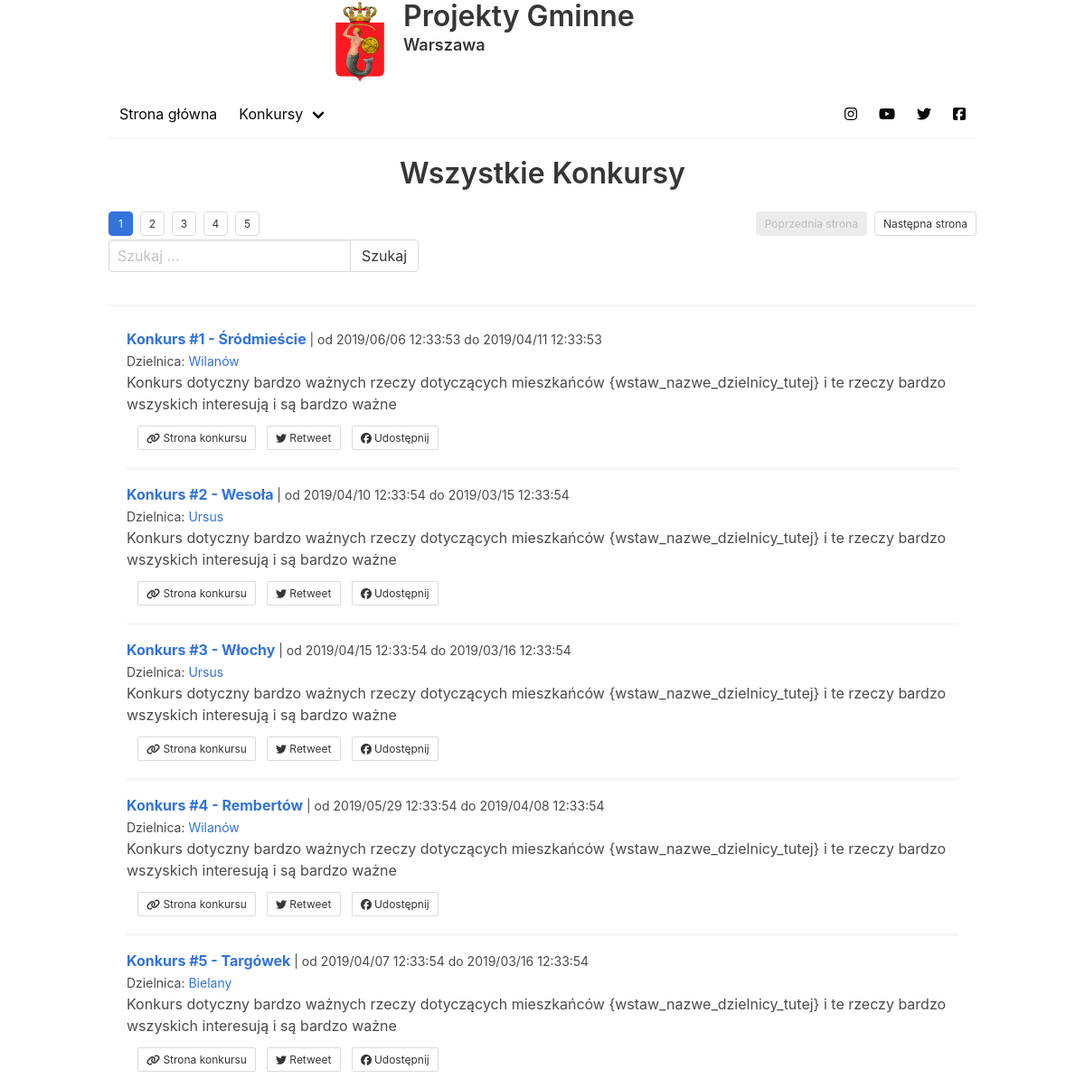
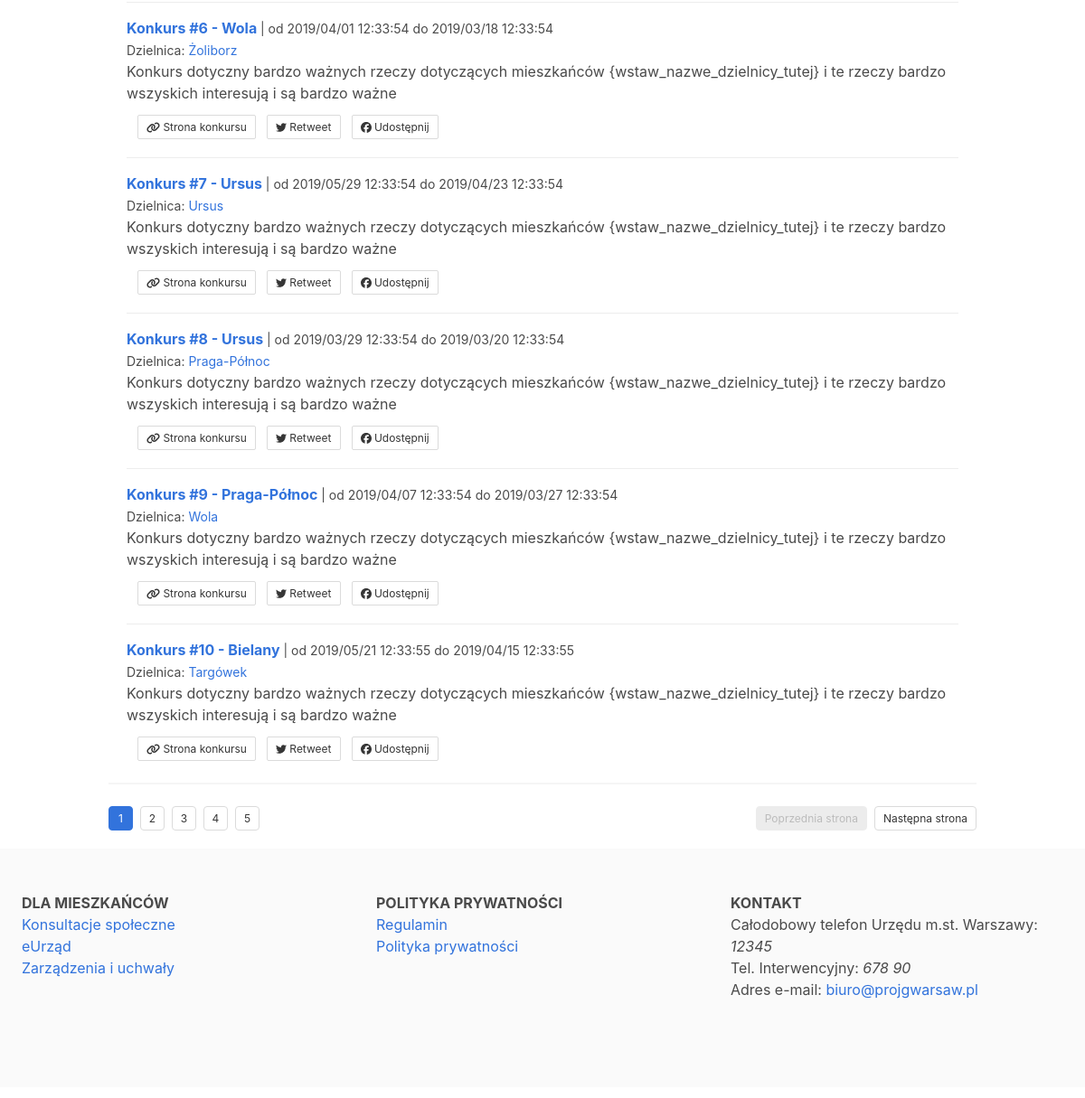
The app's page /konkursy/, older data (2 pictures, top to bottom).
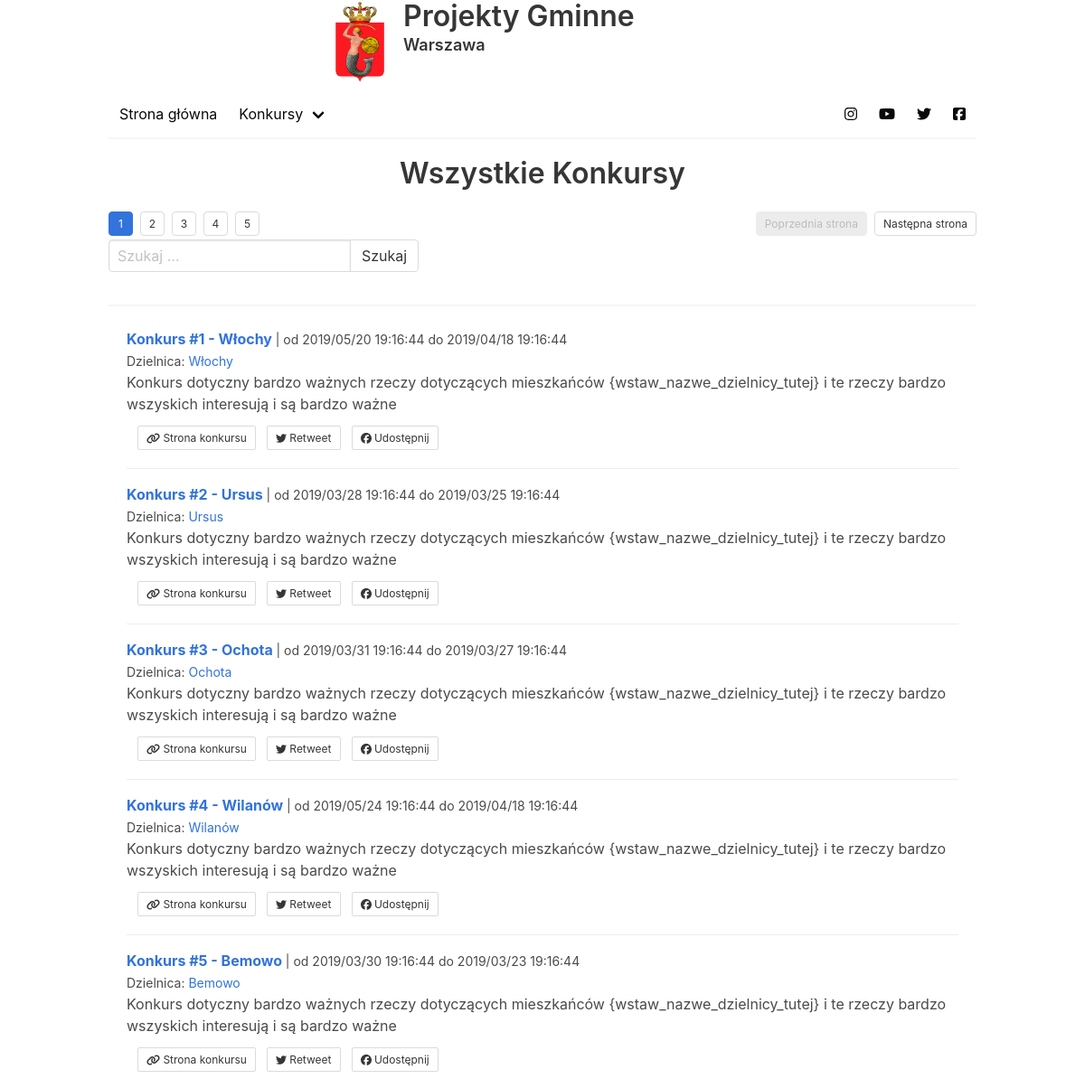
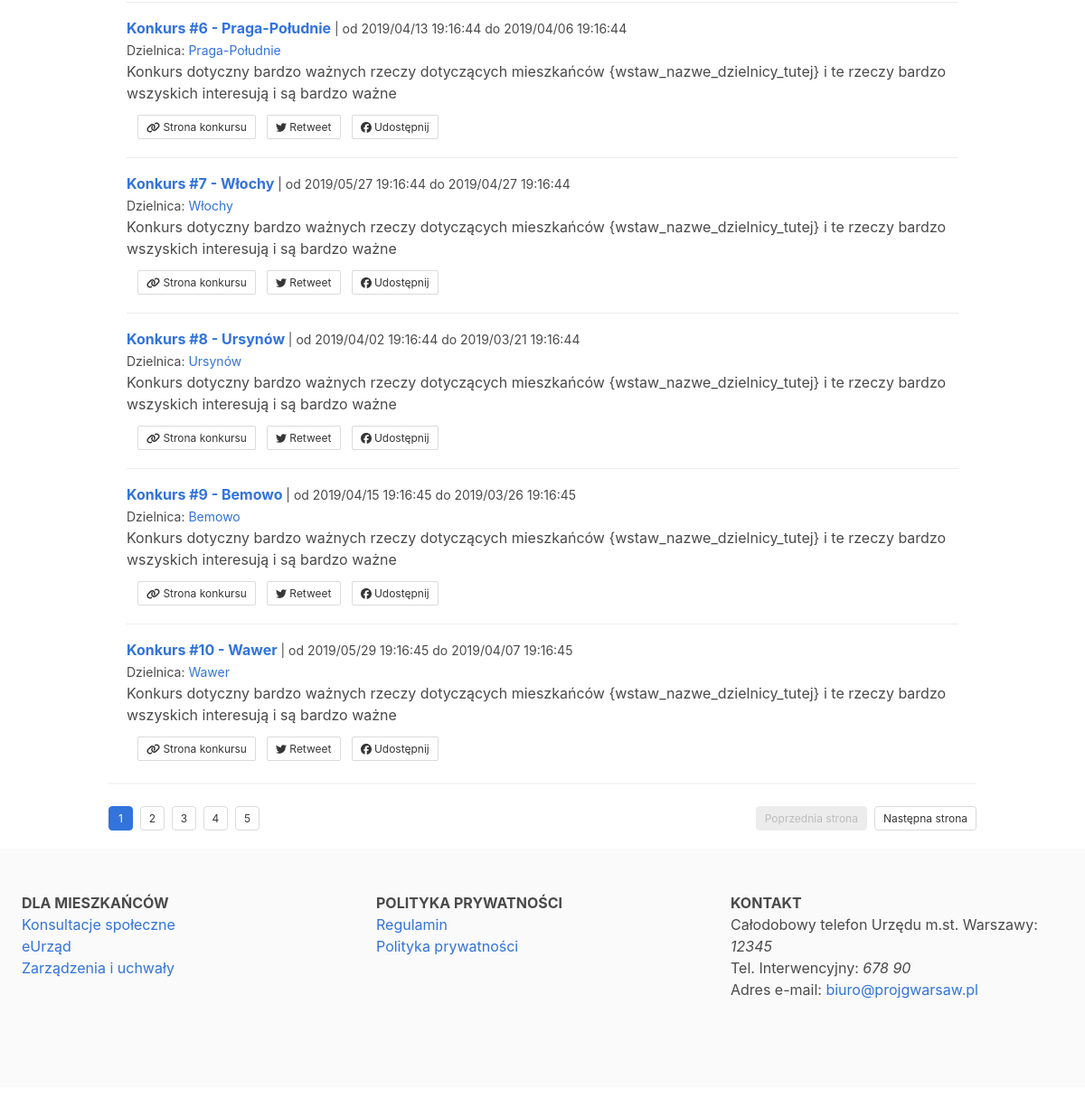
The same page, newer data (2 pictures, top to bottom).
### projekty_gminne/models.py (models this page shows, shortened)
class Konkurs(models.Model):
    class Meta:
        verbose_name_plural = "Konkursy"
    date_added = models.DateTimeField(auto_now_add=True)
    date_modified = models.DateTimeField(auto_now=True)
    dogrywka = models.BooleanField(default=False)
    dzielnica_id = models.ForeignKey(
        'Dzielnica', null=False, on_delete=models.CASCADE)
    date_start = models.DateTimeField(null=False)
    date_finish = models.DateTimeField(null=False)
    name = models.CharField(max_length=256, null=False)
    description = models.TextField(max_length=1024, null=False, blank=False)

class Dzielnica(models.Model):
    class Meta:
        verbose_name_plural = "Dzielnice"
    date_added = models.DateTimeField(auto_now_add=True)
    date_modified = models.DateTimeField(auto_now=True)
    gmina_id = models.ForeignKey(
        'Gmina', null=False, on_delete=models.CASCADE)
    name = models.CharField(max_length=128, null=False)

### projekty_gminne/views.py (the view)
# urls.py: path('', views.WszystkieKonkursyList.as_view(), name="konkursy-wszystkie"),
class WszystkieKonkursyList(generic.ListView):
    template_name = "projekty_gminne/wszystkie_konkursy_list.html"
    model = models.Konkurs
    paginate_by = 10
    title = "Wszystkie Konkursy"
    def get_context_data(self, **kwargs):
        context = super().get_context_data(**kwargs)
        context["title"] = self.title
        return context
    def get_queryset(self):
        try:
            name = self.request.GET['nazwa']
        except Exception as e:
            context = self.model.objects.all()
        else:
            context = self.model.objects.filter(name__icontains=name)
        finally:
            return context

### projekty_gminne/templates/projekty_gminne/wszystkie_konkursy_list.html (shortened to what this page needs)
{% extends '_Main/template.html' %}
{% load staticfiles %}
{% block content %}
<div class="columns">
<div class="column is-mobile">
  <h3 class="title has-text-centered">Wszystkie Konkursy</h3>
  {% include '../include/pagination.html' %}
  {% include '../include/konkurs_search.html' %}
  <hr>
  {% for element in object_list %}
  <article class="media" style="margin: 20px 20px;">
  <div class="media-content">
    <div class="content">
      <p>
        <strong>
          <a href="{% url 'konkurs-detail' pk=element.id %}">{{element.name}}</a>
        </strong>
        <small>| od {{element.date_finish|date:"Y/m/d H:i:s"}} do {{element.date_start|date:"Y/m/d H:i:s"}}</small>
        <br>
        <small>Dzielnica: <a href="#">{{element.dzielnica_id.name}}</a></small>
        <br>
        {{element.description}}
        <br>
      </p>
    </div>
    <nav class="level is-mobile">
      <div class="level-left">
        <a class="level-item">
          <a href="{% url 'konkurs-detail' pk=element.id %}" class="button is-small is-fullwidth">
            <i class="fas fa-link"></i>&nbsp;Strona konkursu
          </a>
        </a>
        <a class="level-item">
          <a href="https://twitter.com" class="button is-small is-fullwidth">
            <i class="fab fa-twitter"></i>&nbsp;Retweet
          </a>
        </a>
        <a class="level-item">
          <a href="https://twitter.com" class="button is-small is-fullwidth">
            <i class="fab fa-facebook"></i>&nbsp;Udostępnij
          </a>
        </a>
      </div>
    </nav>
  </div>
  </article>
  {% endfor %}
  <hr>
  {% include '../include/pagination.html' %}
</div>
</div>
{% endblock %}

Row changes from the older to the newer data that the page shows:
removed Konkurs: name "Konkurs #1 - Śródmieście", date_finish "2019/06/06 12:33:53", date_start "2019/04/11 12:33:53", dzielnica_id.name "Wilanów", description "Konkurs dotyczny bardzo ważnych rzeczy dotyczących mieszkańców {wstaw_nazwe_dzielnicy_tutej} i te rzeczy bardzo wszyskich interesują i są bardzo ważne"
removed Konkurs: name "Konkurs #2 - Wesoła", date_finish "2019/04/10 12:33:54", date_start "2019/03/15 12:33:54", dzielnica_id.name "Ursus", description "Konkurs dotyczny bardzo ważnych rzeczy dotyczących mieszkańców {wstaw_nazwe_dzielnicy_tutej} i te rzeczy bardzo wszyskich interesują i są bardzo ważne"
removed Konkurs: name "Konkurs #3 - Włochy", date_finish "2019/04/15 12:33:54", date_start "2019/03/16 12:33:54", dzielnica_id.name "Ursus", description "Konkurs dotyczny bardzo ważnych rzeczy dotyczących mieszkańców {wstaw_nazwe_dzielnicy_tutej} i te rzeczy bardzo wszyskich interesują i są bardzo ważne"
removed Konkurs: name "Konkurs #4 - Rembertów", date_finish "2019/05/29 12:33:54", date_start "2019/04/08 12:33:54", dzielnica_id.name "Wilanów", description "Konkurs dotyczny bardzo ważnych rzeczy dotyczących mieszkańców {wstaw_nazwe_dzielnicy_tutej} i te rzeczy bardzo wszyskich interesują i są bardzo ważne"
removed Konkurs: name "Konkurs #5 - Targówek", date_finish "2019/04/07 12:33:54", date_start "2019/03/16 12:33:54", dzielnica_id.name "Bielany", description "Konkurs dotyczny bardzo ważnych rzeczy dotyczących mieszkańców {wstaw_nazwe_dzielnicy_tutej} i te rzeczy bardzo wszyskich interesują i są bardzo ważne"
removed Konkurs: name "Konkurs #6 - Wola", date_finish "2019/04/01 12:33:54", date_start "2019/03/18 12:33:54", dzielnica_id.name "Żoliborz", description "Konkurs dotyczny bardzo ważnych rzeczy dotyczących mieszkańców {wstaw_nazwe_dzielnicy_tutej} i te rzeczy bardzo wszyskich interesują i są bardzo ważne"
removed Konkurs: name "Konkurs #7 - Ursus", date_finish "2019/05/29 12:33:54", date_start "2019/04/23 12:33:54", dzielnica_id.name "Ursus", description "Konkurs dotyczny bardzo ważnych rzeczy dotyczących mieszkańców {wstaw_nazwe_dzielnicy_tutej} i te rzeczy bardzo wszyskich interesują i są bardzo ważne"
removed Konkurs: name "Konkurs #8 - Ursus", date_finish "2019/03/29 12:33:54", date_start "2019/03/20 12:33:54", dzielnica_id.name "Praga-Północ", description "Konkurs dotyczny bardzo ważnych rzeczy dotyczących mieszkańców {wstaw_nazwe_dzielnicy_tutej} i te rzeczy bardzo wszyskich interesują i są bardzo ważne"
removed Konkurs: name "Konkurs #9 - Praga-Północ", date_finish "2019/04/07 12:33:54", date_start "2019/03/27 12:33:54", dzielnica_id.name "Wola", description "Konkurs dotyczny bardzo ważnych rzeczy dotyczących mieszkańców {wstaw_nazwe_dzielnicy_tutej} i te rzeczy bardzo wszyskich interesują i są bardzo ważne"
removed Konkurs: name "Konkurs #10 - Bielany", date_finish "2019/05/21 12:33:55", date_start "2019/04/15 12:33:55", dzielnica_id.name "Targówek", description "Konkurs dotyczny bardzo ważnych rzeczy dotyczących mieszkańców {wstaw_nazwe_dzielnicy_tutej} i te rzeczy bardzo wszyskich interesują i są bardzo ważne"
added Konkurs: name "Konkurs #1 - Włochy", date_finish "2019/05/20 19:16:44", date_start "2019/04/18 19:16:44", dzielnica_id.name "Włochy", description "Konkurs dotyczny bardzo ważnych rzeczy dotyczących mieszkańców {wstaw_nazwe_dzielnicy_tutej} i te rzeczy bardzo wszyskich interesują i są bardzo ważne"
added Konkurs: name "Konkurs #2 - Ursus", date_finish "2019/03/28 19:16:44", date_start "2019/03/25 19:16:44", dzielnica_id.name "Ursus", description "Konkurs dotyczny bardzo ważnych rzeczy dotyczących mieszkańców {wstaw_nazwe_dzielnicy_tutej} i te rzeczy bardzo wszyskich interesują i są bardzo ważne"
added Konkurs: name "Konkurs #3 - Ochota", date_finish "2019/03/31 19:16:44", date_start "2019/03/27 19:16:44", dzielnica_id.name "Ochota", description "Konkurs dotyczny bardzo ważnych rzeczy dotyczących mieszkańców {wstaw_nazwe_dzielnicy_tutej} i te rzeczy bardzo wszyskich interesują i są bardzo ważne"
added Konkurs: name "Konkurs #4 - Wilanów", date_finish "2019/05/24 19:16:44", date_start "2019/04/18 19:16:44", dzielnica_id.name "Wilanów", description "Konkurs dotyczny bardzo ważnych rzeczy dotyczących mieszkańców {wstaw_nazwe_dzielnicy_tutej} i te rzeczy bardzo wszyskich interesują i są bardzo ważne"
added Konkurs: name "Konkurs #5 - Bemowo", date_finish "2019/03/30 19:16:44", date_start "2019/03/23 19:16:44", dzielnica_id.name "Bemowo", description "Konkurs dotyczny bardzo ważnych rzeczy dotyczących mieszkańców {wstaw_nazwe_dzielnicy_tutej} i te rzeczy bardzo wszyskich interesują i są bardzo ważne"
added Konkurs: name "Konkurs #6 - Praga-Południe", date_finish "2019/04/13 19:16:44", date_start "2019/04/06 19:16:44", dzielnica_id.name "Praga-Południe", description "Konkurs dotyczny bardzo ważnych rzeczy dotyczących mieszkańców {wstaw_nazwe_dzielnicy_tutej} i te rzeczy bardzo wszyskich interesują i są bardzo ważne"
added Konkurs: name "Konkurs #7 - Włochy", date_finish "2019/05/27 19:16:44", date_start "2019/04/27 19:16:44", dzielnica_id.name "Włochy", description "Konkurs dotyczny bardzo ważnych rzeczy dotyczących mieszkańców {wstaw_nazwe_dzielnicy_tutej} i te rzeczy bardzo wszyskich interesują i są bardzo ważne"
added Konkurs: name "Konkurs #8 - Ursynów", date_finish "2019/04/02 19:16:44", date_start "2019/03/21 19:16:44", dzielnica_id.name "Ursynów", description "Konkurs dotyczny bardzo ważnych rzeczy dotyczących mieszkańców {wstaw_nazwe_dzielnicy_tutej} i te rzeczy bardzo wszyskich interesują i są bardzo ważne"
added Konkurs: name "Konkurs #9 - Bemowo", date_finish "2019/04/15 19:16:45", date_start "2019/03/26 19:16:45", dzielnica_id.name "Bemowo", description "Konkurs dotyczny bardzo ważnych rzeczy dotyczących mieszkańców {wstaw_nazwe_dzielnicy_tutej} i te rzeczy bardzo wszyskich interesują i są bardzo ważne"
added Konkurs: name "Konkurs #10 - Wawer", date_finish "2019/05/29 19:16:45", date_start "2019/04/07 19:16:45", dzielnica_id.name "Wawer", description "Konkurs dotyczny bardzo ważnych rzeczy dotyczących mieszkańców {wstaw_nazwe_dzielnicy_tutej} i te rzeczy bardzo wszyskich interesują i są bardzo ważne"
